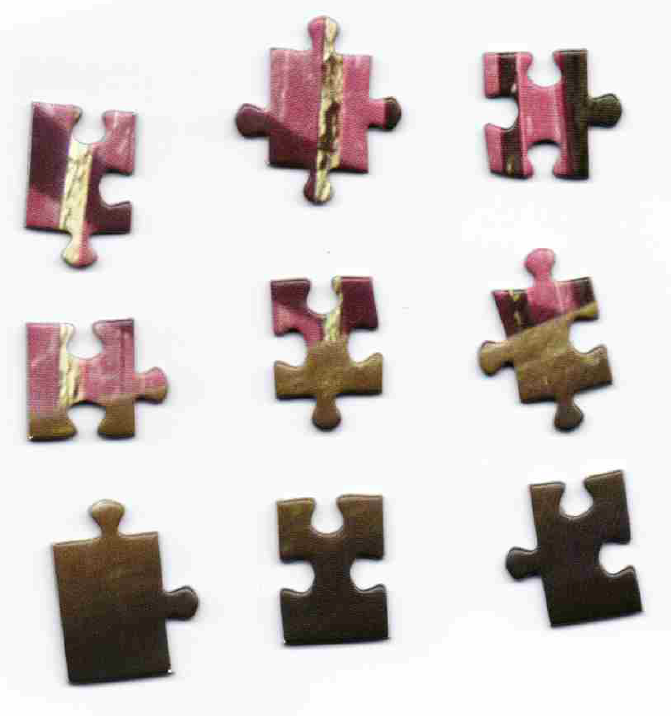
#> input picture imgs/test2.png, 671 x 716 px
$ jupyter execute PuzzlePieceClassify.ipynb
#> lines starting #> are read from the running program, lines starting #| are printed output that depends on the picture; after the words box and inside, x2 and y2 are one past the last pixel; in counts of white or black regions, pixels touching at a corner belong together
[cell 1]
import cv2
import matplotlib.pyplot as plt
from scipy.signal import find_peaks
from scipy.ndimage import filters
import numpy as np
from PIL import Image

[cell 2]
def showpic(img, width=10):
    """display image"""
    plt.figure(figsize=(width, width / 1000 * 727))
    plt.imshow(img, cmap='gray')
    plt.axis('off')
    plt.show()

def my_contrast_stretch(img):
    """contrast stretching/normalization"""
    if img.dtype == np.float64:
        img = (img * 255).astype(np.uint8)
    M = np.max(img)
    m = np.min(img)
    res = img - m
    res = res * (255 / (M - m))
    return res.astype(np.uint8)

[cell 3]
puzzle = np.array(Image.open('imgs/test2.png').convert('RGB'))
#> puzzle is the input picture: shape (716, 671, 3); mean R, G, B 212.4, 205, 203.2
#showpic(puzzle)

# thresholding/binarization
thresh = cv2.cvtColor(puzzle, cv2.COLOR_RGBA2GRAY)
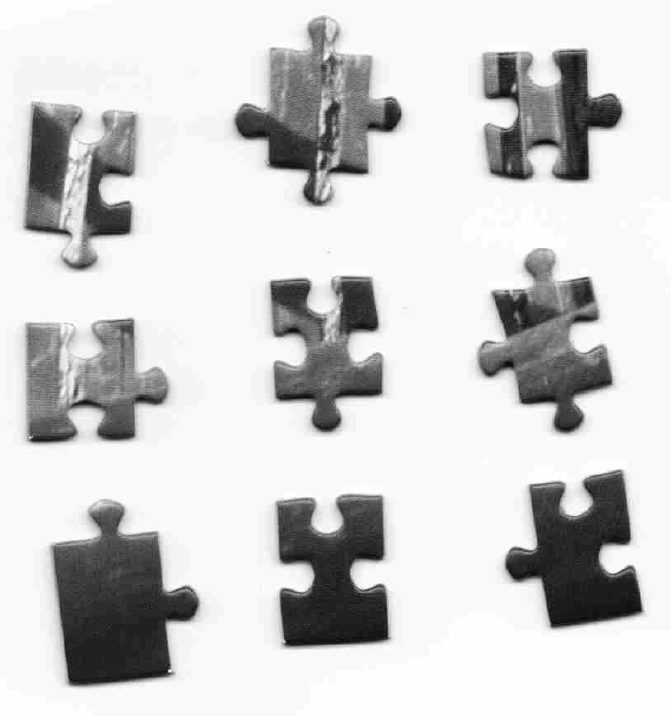
#> thresh: shape (716, 671); min 2, max 255, mean 207
thresh = my_contrast_stretch(thresh)
#> in my_contrast_stretch, `M = np.max(img)`: M = 255
#> in my_contrast_stretch, `m = np.min(img)`: m = 2
thresh = thresh <= thresh.mean()
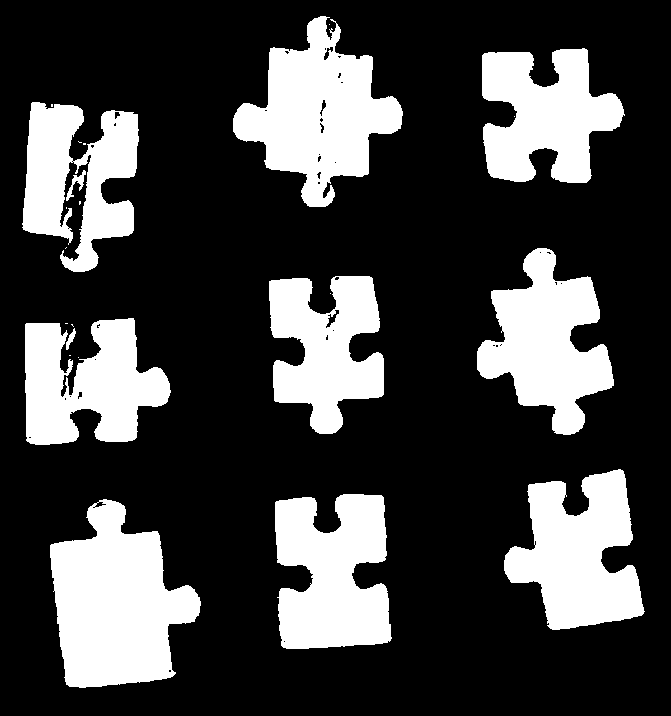
#> thresh: shape (716, 671) bool; 26.1% white; 24 white regions (13 under 20 px), largest, box (x1, y1, x2, y2) and area: (50, 499, 201, 688) 18392, (233, 16, 403, 207) 16329, (275, 494, 392, 649) 14140
#showpic(thresh)


# find contours
thresh = cv2.cvtColor(puzzle, cv2.COLOR_RGBA2GRAY)
ret2,th3 = cv2.threshold(thresh,220,255,cv2.THRESH_BINARY_INV)
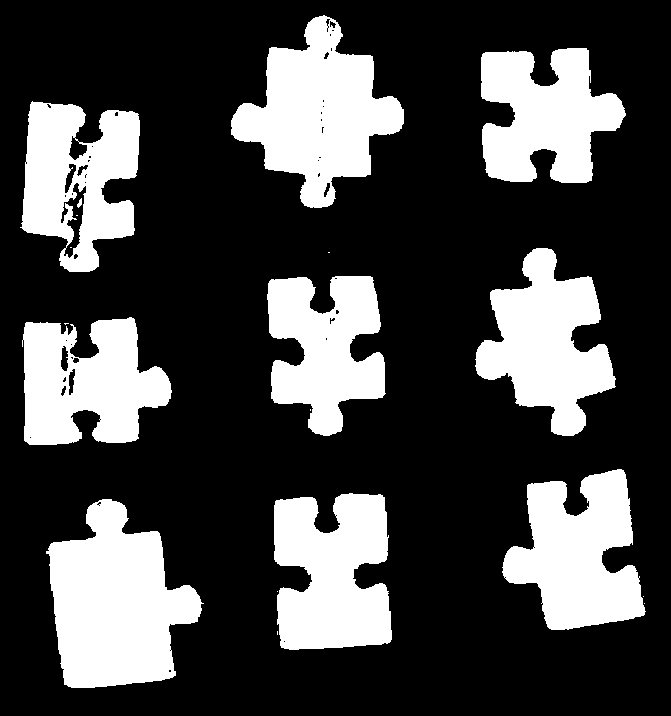
#> th3: shape (716, 671); 27.5% white; 19 white regions (9 under 20 px)
contours, hierarchy = cv2.findContours(th3.copy(), cv2.RETR_EXTERNAL, cv2.CHAIN_APPROX_NONE)
#> contours = 16 contours, 7 with area under 20; largest, box (x1, y1, x2, y2) and area: (46, 499, 204, 688) 18836, (231, 15, 404, 208) 17030, (274, 493, 392, 650) 14408, (502, 469, 646, 630) 14236, (475, 248, 616, 436) 14078

h, w = th3.shape[:2]
#> h = 716; w = 671
vis = np.zeros((h, w, 3), np.uint8)
cv2.drawContours(vis, contours, -1, (255,255,255), -1)
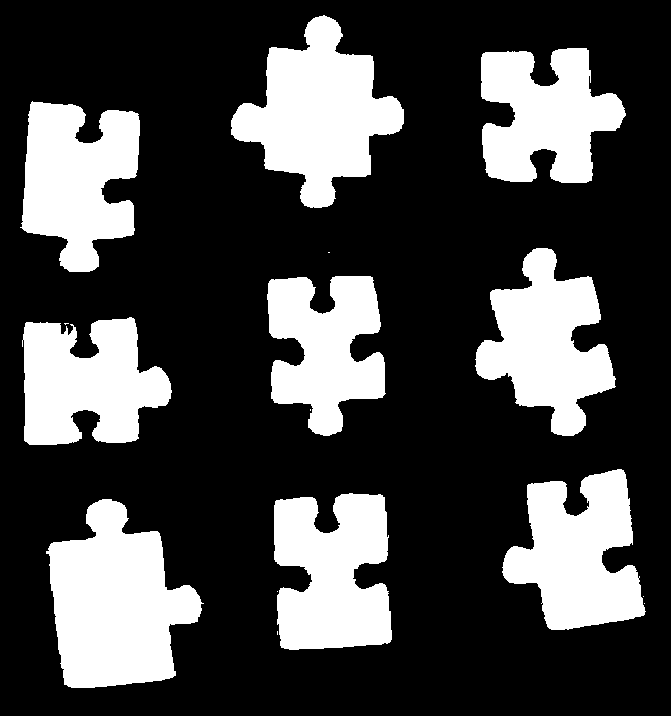
#> vis: shape (716, 671, 3); 27.9% white; 16 white regions (7 under 20 px), largest, box (x1, y1, x2, y2) and area: (46, 499, 204, 688) 19156, (231, 15, 404, 208) 17367, (274, 493, 392, 650) 14756
showpic(vis)

[cell 4]
# split image in tiles representing 1 piece each
tiles = []
for i in range(len(contours)):
    x, y, w, h = cv2.boundingRect(contours[i])

    # avoid noise
    if w < 10 and h < 10:
        continue

    shape, tile = np.zeros(thresh.shape[:2]), np.zeros((300,300), 'uint8')
    cv2.drawContours(shape, [contours[i]], -1, color=1, thickness=-1)

    shape = (vis[:,:,1] * shape[:,:])[y:y+h, x:x+w]
    tile[(300-h)//2 : (300-h)//2+h , (300-w)//2 : (300-w)//2+w] = shape
    tiles.append(tile)
#> this loop made 16 passes
#> (x, y, w, h) on passes 1 to 12: (277, 631, 1, 4), (644, 603, 1, 1), (643, 596, 1, 1), (277, 591, 1, 1), (46, 499, 158, 189), (274, 493, 118, 157), (502, 469, 144, 161), (310, 409, 1, 2), (64, 323, 5, 2), (22, 317, 150, 128), (267, 276, 119, 160), (328, 252, 2, 1)
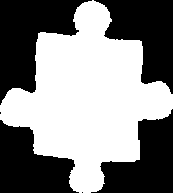
#> shape: shape (193, 173) float64; 52% white; 6 black regions (2 under 20 px), largest, box (x1, y1, x2, y2) and area: (0, 0, 92, 105) 4694, (94, 0, 173, 94) 3989, (91, 109, 173, 193) 3696, (0, 120, 79, 193) 3640
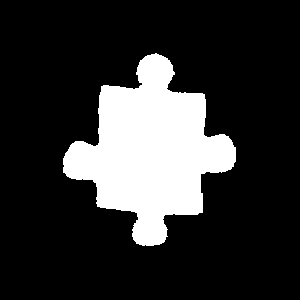
#> tile: shape (300, 300); 19.3% white; 1 white region, box (x1, y1, x2, y2) and area: (63, 53, 236, 246) 17367
#> after the loop, tiles = 9 items

[cell 5]
def cart2pol(x, y):
    """cartesian to polar coordinates"""
    rho = np.sqrt(x ** 2 + y ** 2)
    phi = np.arctan2(y, x)
    return rho, phi

def smooth(y, box_pts):
    box = np.ones(box_pts)/box_pts
    y_smooth = np.convolve(y, box, mode='valid')
    return y_smooth

[cell 6]
for puzzle_piece in tiles:
    img = puzzle_piece.copy()
    img = filters.median_filter(img.astype('uint8'), size=15)
    plt.imshow(img)
    plt.show()

    contours, _ = cv2.findContours(img, cv2.RETR_TREE, cv2.CHAIN_APPROX_SIMPLE)
    (center_x, center_y), _ = cv2.minEnclosingCircle(contours[0])

    # get contour points in polar coordinates
    rhos = []
    for i in range(len(contours[0])):
        x, y = contours[0][i][0]
        rho, _ = cart2pol(x - center_x, y - center_y)
        rhos.append(rho)

    rhos = smooth(rhos, 7) # adjust the smoothing amount if necessary

    # compute number of "knobs"
    n_knobs = len(find_peaks(rhos, height=0)[0]) - 4
    # adjust those cases where the peak is at the borders
    if rhos[-1] >= rhos[-2] and rhos[0] >= rhos[1]:
        n_knobs += 1

    # compute number of "holes"
    rhos[rhos >= 50] = rhos.max()
    rhos = 0 - rhos + abs(rhos.min())
    n_holes = len(find_peaks(rhos)[0])

    print(f"knobs: {n_knobs}, holes: {n_holes}")

    # classify piece
    n_features = n_knobs + n_holes
    if n_features > 4 or n_features < 0:
        print("ERROR")
    if n_features == 4:
        print("Central piece")
    if n_features == 3:
        print("Border piece")
    if n_features == 2:
        print("Corner piece")
#> this loop made 9 passes
#> (center_x, center_y, box in smooth, n_knobs, n_holes, n_features) on pass 1: (137.5, 153, [0.143, 0.143, 0.143, 0.143, 0.143, 0.143, 0.143], 2, 0, 2)
#> (center_x, center_y) on pass 2: (149, 149.5)
#> (printed output is left out)
#> pass 1, `img = puzzle_piece.copy()`:
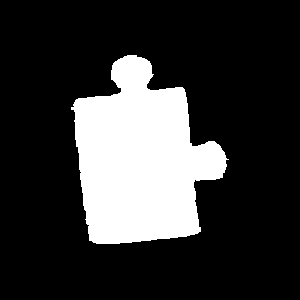
#> img: shape (300, 300); 21.3% white; 1 white region, box (x1, y1, x2, y2) and area: (71, 55, 229, 244) 19156
#> pass 1, `img = filters.median_filter(img.astype('uint8'), size=15)`:
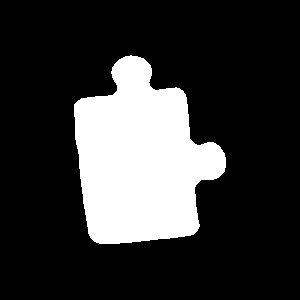
#> img: shape (300, 300); 21.2% white; 1 white region, box (x1, y1, x2, y2) and area: (74, 55, 226, 244) 19080
#> pass 2, `img = filters.median_filter(img.astype('uint8'), size=15)`:
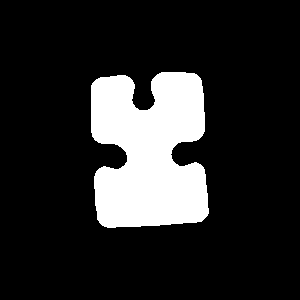
#> img: shape (300, 300); 16.3% white; 1 white region, box (x1, y1, x2, y2) and area: (91, 72, 209, 228) 14679
#> after the loop:
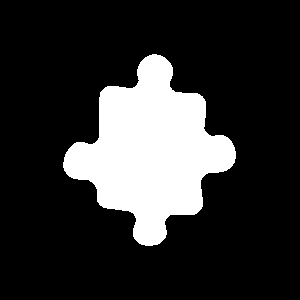
#> img: shape (300, 300); 19.2% white; 1 white region, box (x1, y1, x2, y2) and area: (63, 54, 236, 246) 17291
